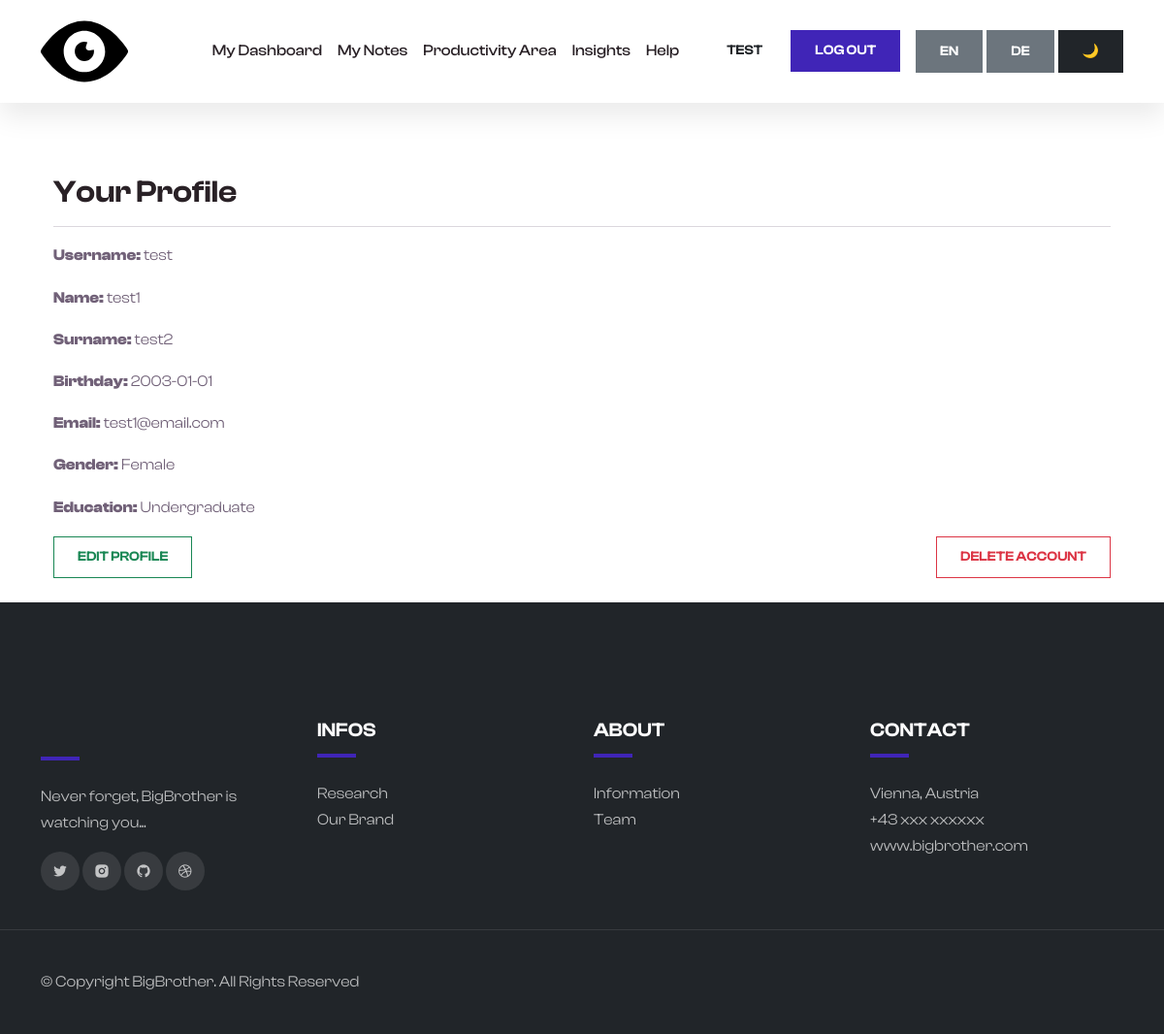
Before: /profile.php (signed in) with the older database file.
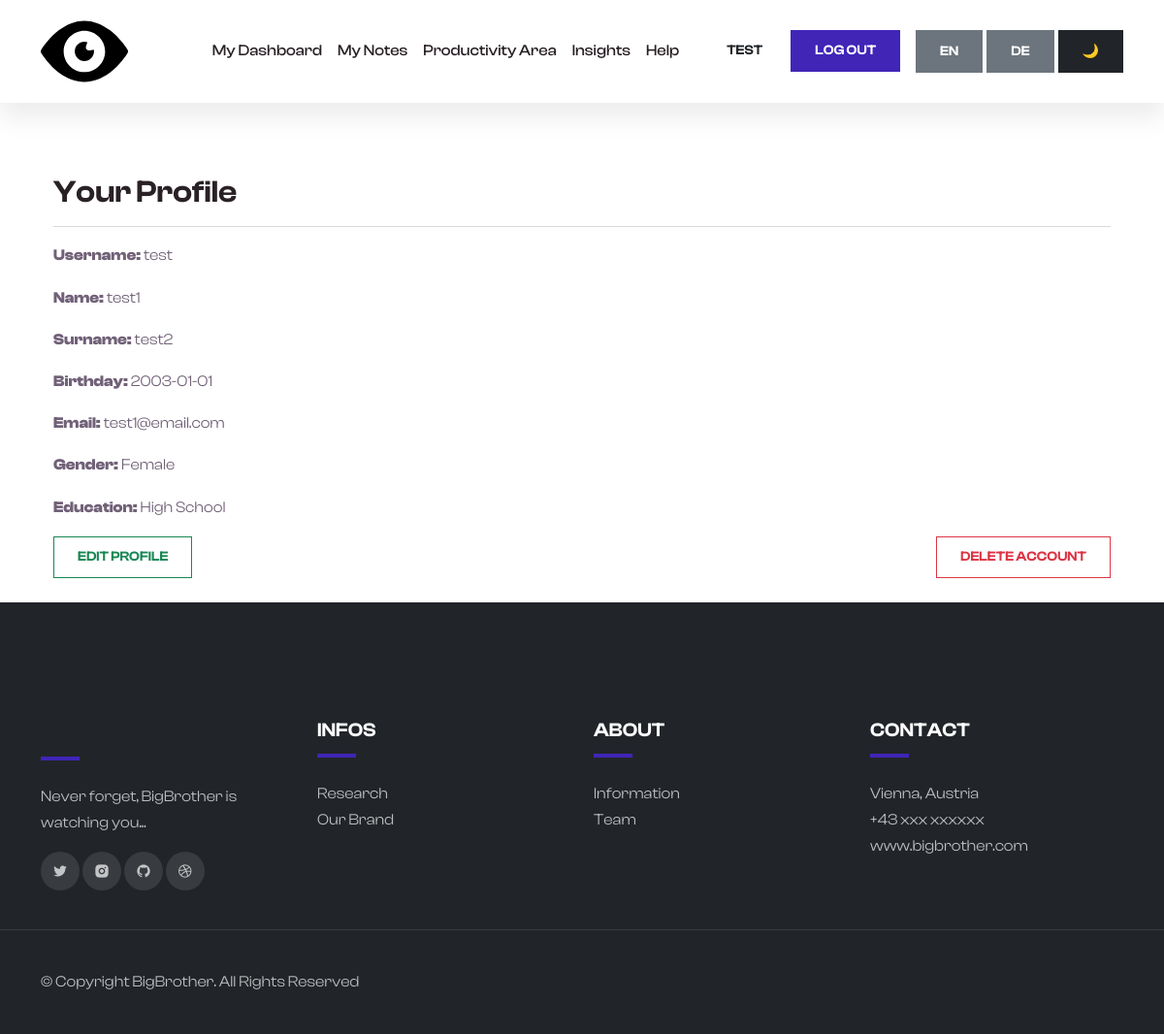
After: the same page with the newer database file.
### tables this page shows
CREATE TABLE `users` (
  `id` int(11) NOT NULL,
  `username` varchar(100) NOT NULL,
  `password` varchar(255) NOT NULL,
  `streak` int(11) DEFAULT 0,
  `role` enum('user','admin') DEFAULT 'user',
  `name` varchar(50) DEFAULT NULL,
  `surname` varchar(50) DEFAULT NULL,
  `birthday` date DEFAULT NULL,
  `email` varchar(100) DEFAULT NULL,
  `gender` varchar(10) DEFAULT NULL,
  `education` varchar(50) DEFAULT NULL
);

### profile.php (the view, shortened to what this page needs)
<?php
include_once "includes/db.php";
$username = $_SESSION["username"];
$stmt = $pdo->prepare("SELECT * FROM users WHERE username = :username");
$stmt->execute([':username' => $username]);
$user = $stmt->fetch(PDO::FETCH_ASSOC);
?>
<?php
include "includes/header.php";
include "includes/nav.php";
?>
<div class="container mt-5" style="background-color: white; border-radius: 15px; padding: 25px;">
    <h2>Your Profile</h2>
    <hr>
    <p><strong>Username:</strong> <?= htmlspecialchars($user['username']); ?></p>
    <p><strong>Name:</strong> <?= htmlspecialchars($user['name']); ?></p>
    <p><strong>Surname:</strong> <?= htmlspecialchars($user['surname']); ?></p>
    <p><strong>Birthday:</strong> <?= htmlspecialchars($user['birthday']); ?></p>
    <p><strong>Email:</strong> <?= htmlspecialchars($user['email']); ?></p>
    <p><strong>Gender:</strong> <?= htmlspecialchars($user['gender']); ?></p>
    <p><strong>Education:</strong> <?= htmlspecialchars($user['education']); ?></p>
    <a href="edit-user.php" class="btn btn-outline-success">Edit Profile</a>
    <a href="deleteUser.php" class="btn btn-outline-danger float-end" onclick="return confirm('Are you sure you want to delete your account?');">Delete Account</a>
</div>
<?php include "includes/footer.php"; ?>
</body>
</html>

Changed rows visible on the page:
changed users "test": education "Undergraduate" → "High School"
